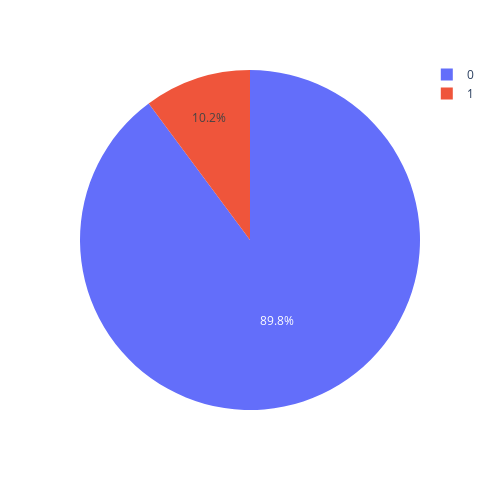

The notebook cell saved with this chart:
### Markdown cell above
Lets check the overall ratio of toxic comments:

### Code cell
class_counts = data['toxic'].value_counts().reset_index()
class_counts.columns = ['toxic', 'counts']
fig = px.pie(class_counts, names='toxic', values='counts', width=500, height=500)
fig.show()

### Figure 1 — Plotly figure (JSON) as saved in the notebook; plotly's stock layout.template omitted (floating-point values rounded to 4 significant figures)
{"data": [{"domain": {"x": [0, 1], "y": [0, 1]}, "hovertemplate": "toxic=%{label}<br>counts=%{value}<extra></extra>", "labels": [0, 1], "legendgroup": "", "name": "", "showlegend": true, "type": "pie", "values": [143106, 16186]}], "layout": {"height": 500, "legend": {"tracegroupgap": 0}, "margin": {"t": 60}, "width": 500}}
